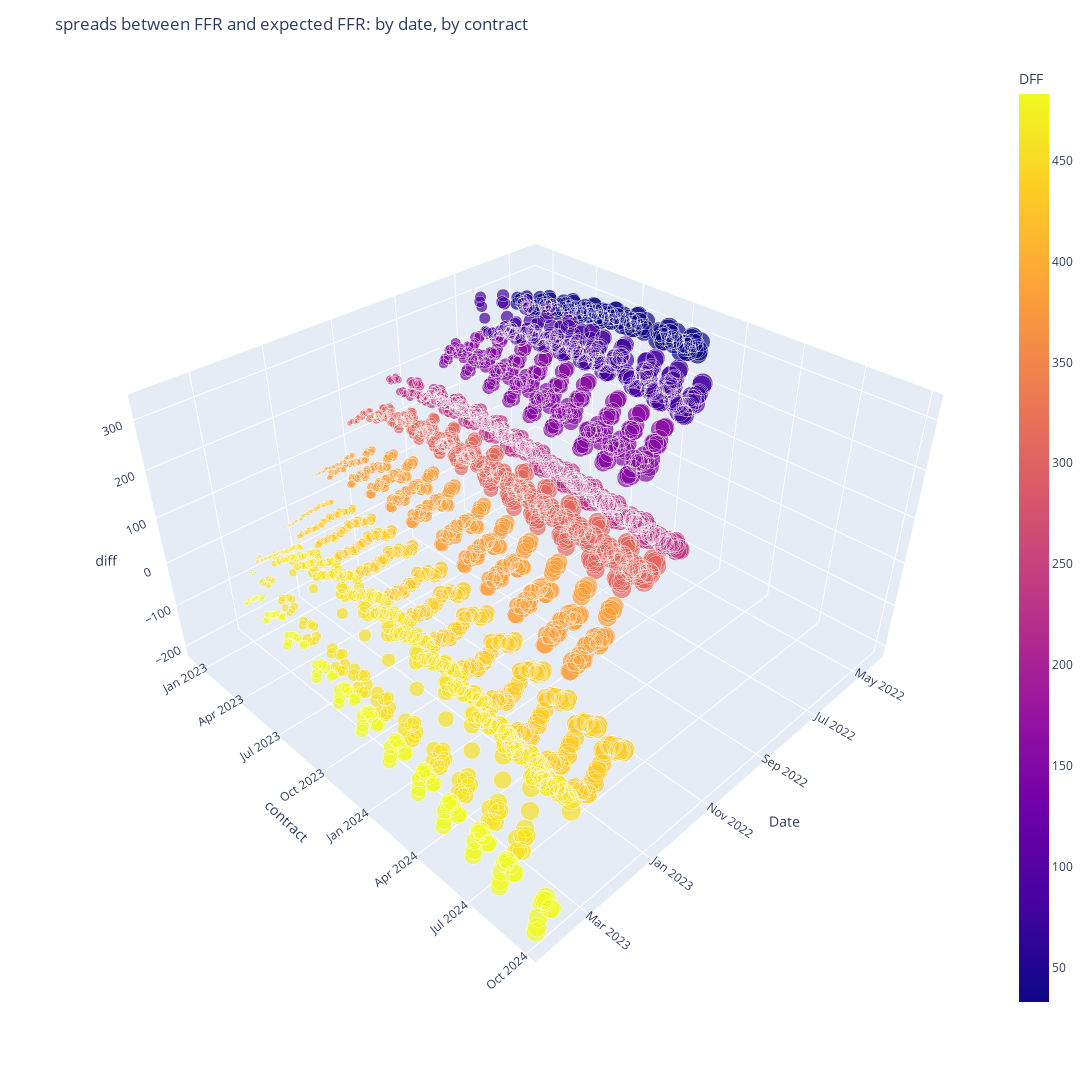

Source (notebook cell):
### Code cell
import plotly.express as px
fig = px.scatter_3d(smalldf2, x='Date', y='contract', z='diff', color='DFF', size='dtm')
fig.update_layout(title='spreads between FFR and expected FFR: by date, by contract',
                  width = 1200,
                  height = 1200,
                  scene = {"aspectratio": {"x": 1, "y": 1, "z": .6}})
fig.update_coloraxes(cauto=True)
fig.show()

### Figure 1 — Plotly figure (JSON) as saved in the notebook; plotly's stock layout.template omitted (floating-point values rounded to 4 significant figures; data arrays with more than 128 entries replaced by an {"elided": "..."} marker saying what was removed)
{"data": [{"hovertemplate": "Date=%{x}<br>contract=%{y}<br>diff=%{z}<br>dtm=%{marker.size}<br>DFF=%{marker.color}<extra></extra>", "legendgroup": "", "marker": {"color": {"elided": "2730 float values"}, "coloraxis": "coloraxis", "size": {"elided": "2730 int values"}, "sizemode": "area", "sizeref": 1.502, "symbol": "circle"}, "mode": "markers", "name": "", "scene": "scene", "showlegend": false, "type": "scatter3d", "x": {"elided": "2730 str values"}, "y": {"elided": "2730 str values"}, "z": {"elided": "2730 float values"}}], "layout": {"coloraxis": {"cauto": true, "colorbar": {"title": {"text": "DFF"}}, "colorscale": [[0, "#0d0887"], [0.1111, "#46039f"], [0.2222, "#7201a8"], [0.3333, "#9c179e"], [0.4444, "#bd3786"], [0.5556, "#d8576b"], [0.6667, "#ed7953"], [0.7778, "#fb9f3a"], [0.8889, "#fdca26"], [1, "#f0f921"]]}, "height": 1200, "legend": {"itemsizing": "constant", "tracegroupgap": 0}, "margin": {"t": 60}, "scene": {"aspectratio": {"x": 1, "y": 1, "z": 0.6}, "domain": {"x": [0, 1], "y": [0, 1]}, "xaxis": {"title": {"text": "Date"}, "type": "date"}, "yaxis": {"title": {"text": "contract"}, "type": "date"}, "zaxis": {"title": {"text": "diff"}, "type": "linear"}}, "title": {"text": "spreads between FFR and expected FFR: by date, by contract"}, "width": 1200}}
